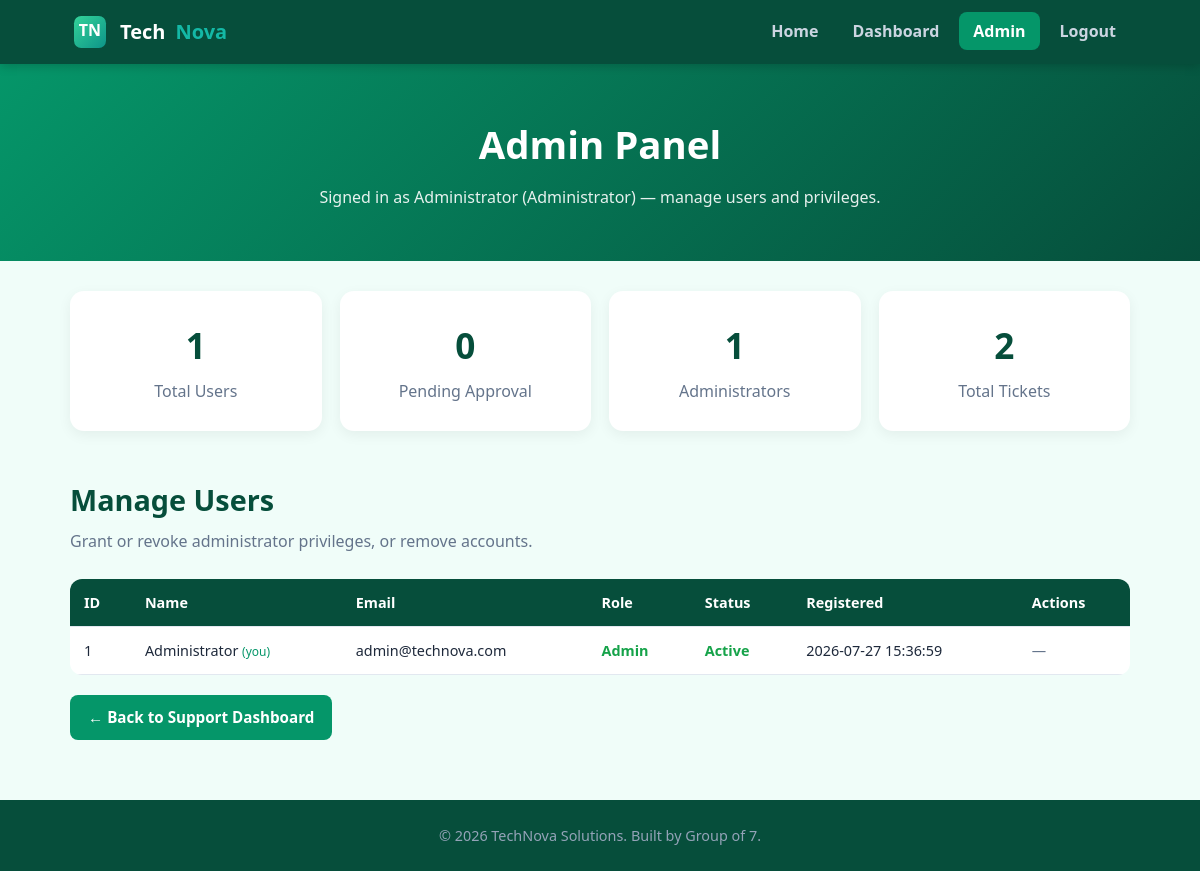
/admin.php (signed in), run on the app's committed database.
### tables this page shows
CREATE TABLE IF NOT EXISTS users (
  id       INT AUTO_INCREMENT PRIMARY KEY,
  name     VARCHAR(100)  NOT NULL,
  email    VARCHAR(150)  NOT NULL UNIQUE,
  password VARCHAR(255)  NOT NULL,                              
  role     ENUM('user','admin')    NOT NULL DEFAULT 'user',     
  status   ENUM('pending','active') NOT NULL DEFAULT 'pending', 
  created  TIMESTAMP DEFAULT CURRENT_TIMESTAMP
);

### admin.php (the view, shortened to what this page needs)
<?php
require "db.php";
$me   = intval($_SESSION["uid"]);
function scalar($conn, $sql) {
    $r = mysqli_query($conn, $sql);
    $row = mysqli_fetch_row($r);
    return $row[0];
}
$totalUsers  = scalar($conn, "SELECT COUNT(*) FROM users");
$pendingUsers= scalar($conn, "SELECT COUNT(*) FROM users WHERE status='pending'");
$totalAdmins = scalar($conn, "SELECT COUNT(*) FROM users WHERE role='admin'");
$totalTix    = scalar($conn, "SELECT COUNT(*) FROM tickets");
$users = mysqli_query($conn, "SELECT id, name, email, role, status, created FROM users ORDER BY id ASC");
function h($v) { return htmlspecialchars($v ?? ""); }
?>
<!DOCTYPE html>
<html lang="en">
<head>
  <link rel="stylesheet" href="css/style.css?v=4" />
</head>
<body>
  <header>
    <div class="nav">
      <div class="brand"><img src="images/logo.svg" alt="TechNova logo" />Tech<span>Nova</span></div>
      <nav>
        <ul id="navMenu">
          <li><a href="index.php">Home</a></li>
          <li><a href="dashboard.php">Dashboard</a></li>
          <li><a href="admin.php" class="active">Admin</a></li>
          <li><a href="logout.php">Logout</a></li>
        </ul>
      </nav>
    </div>
  </header>
  <section class="hero">
    <h1>Admin Panel</h1>
    <p>Signed in as <?= h($_SESSION["uname"]) ?> (Administrator) — manage users and privileges.</p>
  </section>
  <div class="container">
    <div class="cols">
      <div class="card" style="text-align:center;">
        <h2 class="section-title" style="font-size:2.2rem;"><?= h($totalUsers) ?></h2>
        <p class="section-sub" style="margin:0;">Total Users</p>
      </div>
      <div class="card" style="text-align:center;">
        <h2 class="section-title" style="font-size:2.2rem; color:<?= $pendingUsers>0 ? '#d97706' : 'var(--dark)' ?>;"><?= h($pendingUsers) ?></h2>
        <p class="section-sub" style="margin:0;">Pending Approval</p>
      </div>
      <div class="card" style="text-align:center;">
        <h2 class="section-title" style="font-size:2.2rem;"><?= h($totalAdmins) ?></h2>
        <p class="section-sub" style="margin:0;">Administrators</p>
      </div>
      <div class="card" style="text-align:center;">
        <h2 class="section-title" style="font-size:2.2rem;"><?= h($totalTix) ?></h2>
        <p class="section-sub" style="margin:0;">Total Tickets</p>
      </div>
    </div>
    <h2 class="section-title" style="margin-top:26px;">Manage Users</h2>
    <p class="section-sub">Grant or revoke administrator privileges, or remove accounts.</p>
    <div class="table-wrap">
      <table>
        <thead>
          <tr><th>ID</th><th>Name</th><th>Email</th><th>Role</th><th>Status</th><th>Registered</th><th>Actions</th></tr>
        </thead>
        <tbody>
          <?php while ($u = mysqli_fetch_assoc($users)): ?>
          <tr>
            <td><?= h($u["id"]) ?></td>
            <td><?= h($u["name"]) ?><?= ($u["id"]==$me) ? ' <small style="color:var(--brand);">(you)</small>' : '' ?></td>
            <td><?= h($u["email"]) ?></td>
            <td>
              <?php if ($u["role"]==="admin"): ?>
                <span style="color:#16a34a;font-weight:700;">Admin</span>
              <?php else: ?>
                <span style="color:var(--muted);">User</span>
              <?php endif; ?>
            </td>
            <td>
              <?php if ($u["status"]==="active"): ?>
                <span style="color:#16a34a;font-weight:700;">Active</span>
              <?php else: ?>
                <span style="color:#d97706;font-weight:700;">Pending</span>
              <?php endif; ?>
            </td>
            <td><?= h($u["created"]) ?></td>
            <td class="actions-cell">
              <?php if ($u["role"]==="admin"): ?>
                <?php if ($u["id"] != $me): ?>
                  <a class="btn gray" href="admin.php?action=demote&id=<?= h($u["id"]) ?>"
                     onclick="return confirm('Revoke admin rights for <?= h($u["name"]) ?>?');">Revoke Admin</a>
                <?php else: ?>
                  <span class="section-sub" style="margin:0;">&mdash;</span>
                <?php endif; ?>
              <?php else: ?>
                <a class="btn alt" href="admin.php?action=promote&id=<?= h($u["id"]) ?>"
                   onclick="return confirm('Make <?= h($u["name"]) ?> an admin?');">Make Admin</a>
              <?php endif; ?>
            </td>
          </tr>
          <?php endwhile; ?>
        </tbody>
      </table>
    </div>
    <p style="margin-top:20px;"><a href="dashboard.php" class="btn">← Back to Support Dashboard</a></p>
  </div>
  <footer>&copy; 2026 TechNova Solutions. Built by Group of 7.</footer>
</body>
</html>

### css/style.css (style rules this page uses)
* { margin: 0; padding: 0; box-sizing: border-box; }
:root { --brand: #059669; --brand-2: #14b8a6; --dark: #064e3b; --light: #f0fdf9; --card: #ffffff; --text: #1e293b; --muted: #64748b; }
body { font-family: "Segoe UI", Tahoma, Arial, sans-serif; color: var(--text); background: var(--light); line-height: 1.6; }
header { background: var(--dark); color: #fff; position: sticky; top: 0; z-index: 50; box-shadow: 0 2px 10px rgba(0,0,0,.2); }
.nav { max-width: 1100px; margin: 0 auto; display: flex; align-items: center; justify-content: space-between; padding: 12px 20px; flex-wrap: wrap; }
.brand { display: flex; align-items: center; gap: 10px; font-weight: 800; font-size: 1.25rem; }
.brand img { width: 40px; height: 40px; border-radius: 10px; }
.brand span { color: var(--brand-2); }
nav ul { list-style: none; display: flex; gap: 6px; flex-wrap: wrap; }
nav a { color: #cbd5e1; text-decoration: none; padding: 8px 14px; border-radius: 8px; font-weight: 600; transition: .2s; }
nav a:hover, nav a.active { background: var(--brand); color: #fff; }
.container { max-width: 1100px; margin: 0 auto; padding: 30px 20px; }
.hero { background: linear-gradient(135deg, var(--brand), var(--dark)); color: #fff; text-align: center; padding: 50px 20px; }
.hero h1 { font-size: 2.4rem; margin-bottom: 10px; }
.hero p { opacity: .9; max-width: 700px; margin: 0 auto; }
h2.section-title { font-size: 1.8rem; margin-bottom: 6px; color: var(--dark); }
.section-sub { color: var(--muted); margin-bottom: 24px; }
.card { background: var(--card); border-radius: 14px; padding: 26px; box-shadow: 0 4px 14px rgba(0,0,0,.06); margin-bottom: 20px; }
.cols { display: grid; grid-template-columns: repeat(auto-fit, minmax(240px,1fr)); gap: 18px; }
.btn { background: var(--brand); color: #fff; border: none; padding: 10px 18px; border-radius: 8px; font-weight: 700; cursor: pointer; font-size: .95rem; transition: .2s; text-decoration: none; display: inline-block; }
.table-wrap { overflow-x: auto; }
table { width: 100%; border-collapse: collapse; background: var(--card); border-radius: 12px; overflow: hidden; }
th, td { padding: 12px 14px; text-align: left; border-bottom: 1px solid #e2e8f0; font-size: .9rem; }
th { background: var(--dark); color: #fff; }
.actions-cell { display: flex; gap: 6px; }
footer { background: var(--dark); color: #94a3b8; text-align: center; padding: 24px 20px; margin-top: 30px; font-size: .9rem; }

### data on the page
users: id "1", name "Administrator", shows "(you)", email "admin@technova.com", role "Admin", status "Active", created "2026-07-27 15:36:59"

### other printed values
$_SESSION["uname"] "Administrator"
$totalUsers "1"
$pendingUsers "0"
$totalAdmins "1"
$totalTix "2"
